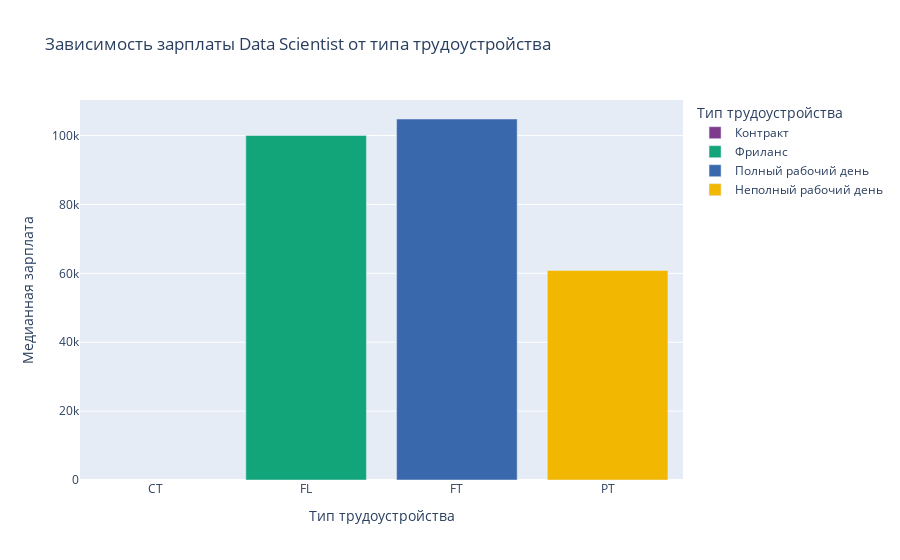

Notebook source saved alongside this figure:
### Markdown cell above
### Влияет ли зарплата от типа трудоустройства

### Code cell
grouped_ff = ds_job.groupby(['employment_type'])['salary_in_usd'].median().to_frame()
grouped_ff = grouped_ff.reset_index()
fig = px.bar(
    data_frame=grouped_ff,
    x='employment_type',
    y='salary_in_usd',
    title='Зависимость зарплаты Data Scientist от типа трудоустройства',
    labels= dict(employment_type ='Тип трудоустройства', salary_in_usd='Медианная зарплата'),
    color='employment_type',
    color_discrete_sequence=px.colors.qualitative.Bold
)
newnames = {'PT':'Неполный рабочий день', 'FT': 'Полный рабочий день', 'CT':'Контракт', 'FL':'Фриланс'}
fig.for_each_trace(lambda t: t.update(name = newnames[t.name]))

### Figure 1 — Plotly figure (JSON) as saved in the notebook; plotly's stock layout.template omitted (floating-point values rounded to 4 significant figures)
{"data": [{"alignmentgroup": "True", "hovertemplate": "Тип трудоустройства=%{x}<br>Медианная зарплата=%{y}<extra></extra>", "legendgroup": "CT", "marker": {"color": "rgb(127, 60, 141)", "pattern": {"shape": ""}}, "name": "Контракт", "offsetgroup": "CT", "orientation": "v", "showlegend": true, "textposition": "auto", "type": "bar", "x": ["CT"], "xaxis": "x", "y": [null], "yaxis": "y"}, {"alignmentgroup": "True", "hovertemplate": "Тип трудоустройства=%{x}<br>Медианная зарплата=%{y}<extra></extra>", "legendgroup": "FL", "marker": {"color": "rgb(17, 165, 121)", "pattern": {"shape": ""}}, "name": "Фриланс", "offsetgroup": "FL", "orientation": "v", "showlegend": true, "textposition": "auto", "type": "bar", "x": ["FL"], "xaxis": "x", "y": [100000], "yaxis": "y"}, {"alignmentgroup": "True", "hovertemplate": "Тип трудоустройства=%{x}<br>Медианная зарплата=%{y}<extra></extra>", "legendgroup": "FT", "marker": {"color": "rgb(57, 105, 172)", "pattern": {"shape": ""}}, "name": "Полный рабочий день", "offsetgroup": "FT", "orientation": "v", "showlegend": true, "textposition": "auto", "type": "bar", "x": ["FT"], "xaxis": "x", "y": [104796], "yaxis": "y"}, {"alignmentgroup": "True", "hovertemplate": "Тип трудоустройства=%{x}<br>Медианная зарплата=%{y}<extra></extra>", "legendgroup": "PT", "marker": {"color": "rgb(242, 183, 1)", "pattern": {"shape": ""}}, "name": "Неполный рабочий день", "offsetgroup": "PT", "orientation": "v", "showlegend": true, "textposition": "auto", "type": "bar", "x": ["PT"], "xaxis": "x", "y": [60830.0], "yaxis": "y"}], "layout": {"barmode": "relative", "legend": {"title": {"text": "Тип трудоустройства"}, "tracegroupgap": 0}, "title": {"text": "Зависимость зарплаты Data Scientist от типа трудоустройства"}, "xaxis": {"anchor": "y", "categoryarray": ["CT", "FL", "FT", "PT"], "categoryorder": "array", "domain": [0, 1], "title": {"text": "Тип трудоустройства"}}, "yaxis": {"anchor": "x", "domain": [0, 1], "title": {"text": "Медианная зарплата"}}}}
